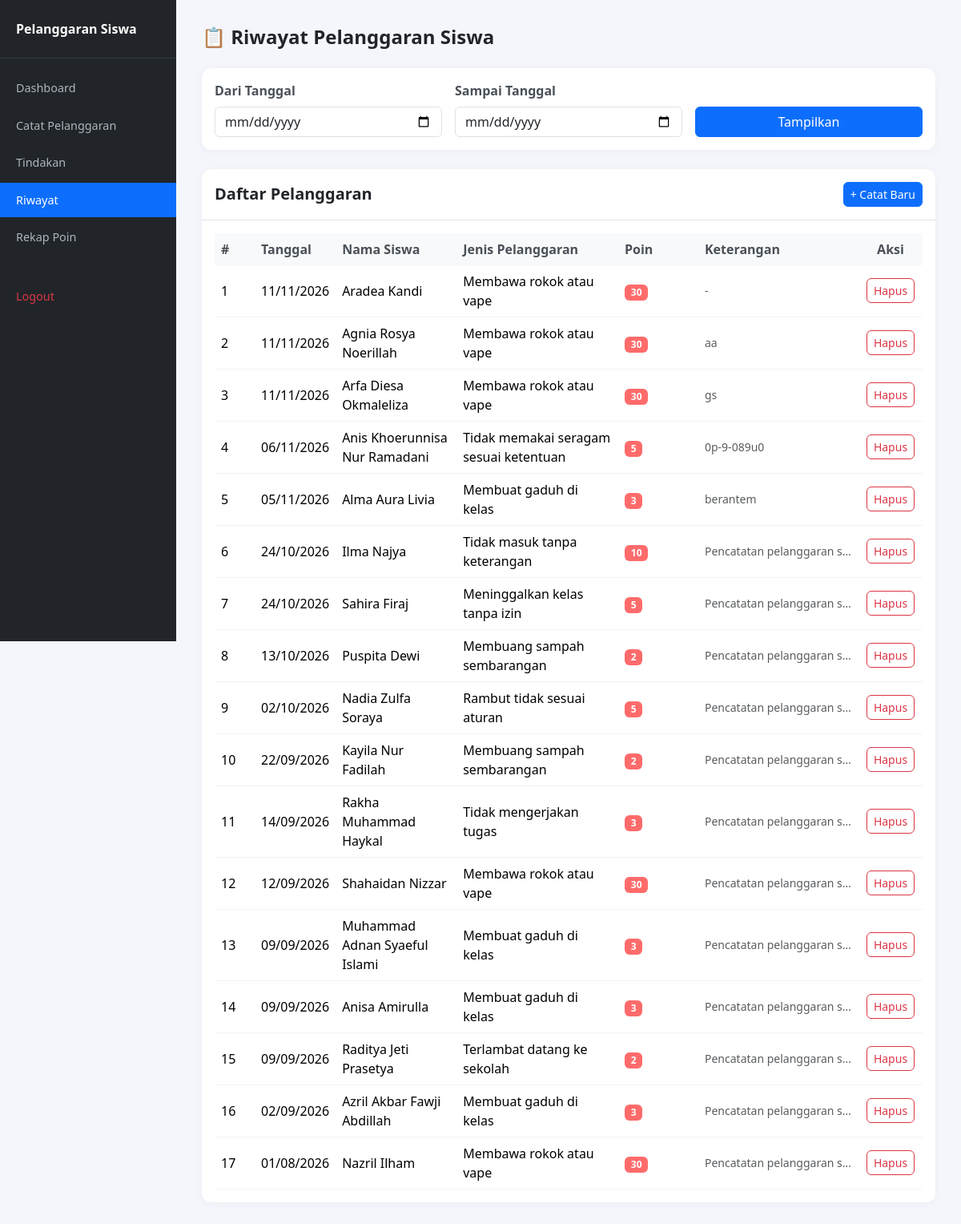
Screenshot of /riwayat.php (signed in) with the database file from the repository.
### tables this page shows
CREATE TABLE `t_pelanggaran_siswa` (
  `id` int(11) NOT NULL,
  `tahun_ajaran_id` int(11) DEFAULT NULL,
  `siswa_id` int(11) DEFAULT NULL,
  `nama_siswa` varchar(150) NOT NULL,
  `kelas_id` int(11) DEFAULT NULL,
  `nama_kelas` varchar(100) NOT NULL,
  `pelanggaran_id` int(11) DEFAULT NULL,
  `nama_pelanggaran` varchar(150) NOT NULL,
  `pelanggaran_kategori_id` int(11) DEFAULT NULL,
  `guru_id` int(11) DEFAULT NULL,
  `nama_guru` varchar(150) NOT NULL,
  `tanggal` date DEFAULT NULL,
  `keterangan` text NOT NULL,
  `poin` int(11) NOT NULL,
  `tindakan` text NOT NULL,
  `status` varchar(30) NOT NULL,
  `created_at` timestamp NOT NULL DEFAULT current_timestamp(),
  `updated_at` timestamp NOT NULL DEFAULT current_timestamp()
);

CREATE TABLE `t_siswa` (
  `id` int(11) NOT NULL,
  `nis` varchar(10) DEFAULT NULL,
  `nisn` varchar(10) NOT NULL,
  `nama` varchar(150) DEFAULT NULL,
  `jenis_kelamin` char(1) NOT NULL,
  `tanggal_lahir` date NOT NULL,
  `alamat` text NOT NULL,
  `status_aktif` tinyint(1) NOT NULL,
  `created_at` timestamp NOT NULL DEFAULT current_timestamp(),
  `updated_at` timestamp NOT NULL DEFAULT current_timestamp()
);

CREATE TABLE `t_pelanggaran` (
  `id` int(11) NOT NULL,
  `pelanggaran_kategori_id` int(11) DEFAULT NULL,
  `kode` varchar(30) DEFAULT NULL,
  `nama` varchar(150) DEFAULT NULL,
  `poin` int(11) NOT NULL,
  `deskripsi` text NOT NULL,
  `status_aktif` tinyint(1) NOT NULL,
  `created_at` timestamp NOT NULL DEFAULT current_timestamp(),
  `updated_at` timestamp NOT NULL DEFAULT current_timestamp()
);

### riwayat.php (the view, shortened to what this page needs)
<?php
include 'config/koneksi.php';
$where = ['1=1'];
$filter = implode(' AND ', $where);
$sql = "SELECT ps.*, s.nama AS nama_siswa, p.nama AS nama_pelanggaran, p.poin
        FROM t_pelanggaran_siswa ps
        LEFT JOIN t_siswa s ON ps.siswa_id = s.id
        LEFT JOIN t_pelanggaran p ON ps.pelanggaran_id = p.id
        WHERE $filter
        ORDER BY ps.tanggal DESC, ps.id DESC";
$riwayat = mysqli_query($koneksi, $sql);
$halaman_aktif = 'riwayat';
?>
<!DOCTYPE html>
<html lang="id">
<head>
    <link href="https://cdn.jsdelivr.net/npm/bootstrap@5.3.8/dist/css/bootstrap.min.css" rel="stylesheet">
</head>
<body>
<div class="app-wrapper">
    <aside class="sidebar">
        <div class="sidebar-header">Pelanggaran Siswa</div>
        <ul class="sidebar-menu">
            <li>
                <a href="dashboard.php" class="<?= ($halaman_aktif === 'dashboard') ? 'aktif' : '' ?>">Dashboard</a>
            </li>
            <li>
                <a href="catat_pelanggaran.php" class="<?= ($halaman_aktif === 'catat') ? 'aktif' : '' ?>">Catat Pelanggaran</a>
            </li>
            <li>
                <a href="tindakan.php" class="<?= ($halaman_aktif === 'tindakan') ? 'aktif' : '' ?>">Tindakan</a>
            </li>
            <li>
                <a href="riwayat.php" class="<?= ($halaman_aktif === 'riwayat') ? 'aktif' : '' ?>">Riwayat</a>
            </li>
            <li>
                <a href="Rekap.php" class="<?= ($halaman_aktif === 'rekap') ? 'aktif' : '' ?>">Rekap Poin</a>
            </li>
            <li>
                <a href="logout.php" class="logout">Logout</a>
            </li>
        </ul>
    </aside>
    <main class="main-content">
        <h4 class="fw-bold mb-4">📋 Riwayat Pelanggaran Siswa</h4>
        <div class="card p-3 mb-4">
            <form method="get" class="row align-items-end g-3">
                <div class="col-md-4">
                    <label class="form-label fw-semibold">Dari Tanggal</label>
                    <input type="date" name="dari" class="form-control" value="<?= htmlspecialchars($_GET['dari'] ?? '') ?>">
                </div>
                <div class="col-md-4">
                    <label class="form-label fw-semibold">Sampai Tanggal</label>
                    <input type="date" name="sampai" class="form-control" value="<?= htmlspecialchars($_GET['sampai'] ?? '') ?>">
                </div>
                <div class="col-md-4">
                    <button type="submit" class="btn btn-primary w-100">Tampilkan</button>
                </div>
            </form>
        </div>
        <div class="table-card">
            <div class="p-3 border-bottom d-flex justify-content-between align-items-center">
                <h5 class="fw-semibold mb-0">Daftar Pelanggaran</h5>
                <a href="catat_pelanggaran.php" class="btn btn-sm btn-primary">+ Catat Baru</a>
            </div>
            <div class="p-3">
                <div class="table-responsive">
                    <table class="table table-hover mb-0">
                        <thead>
                            <tr>
                                <th width="50">#</th>
                                <th>Tanggal</th>
                                <th>Nama Siswa</th>
                                <th>Jenis Pelanggaran</th>
                                <th width="100">Poin</th>
                                <th>Keterangan</th>
                                <th width="80" class="text-center">Aksi</th>
                            </tr>
                        </thead>
                        <tbody>
                            <?php
                            $no = 1;
                            if ($riwayat && mysqli_num_rows($riwayat) > 0):
                                while ($r = mysqli_fetch_assoc($riwayat)):
                            ?>
                            <tr>
                                <td><?= $no++ ?></td>
                                <td><?= !empty($r['tanggal']) ? date('d/m/Y', strtotime($r['tanggal'])) : '-' ?></td>
                                <td class="fw-medium"><?= htmlspecialchars($r['nama_siswa'] ?? '-') ?></td>
                                <td><?= htmlspecialchars($r['nama_pelanggaran'] ?? '-') ?></td>
                                <td><span class="badge badge-poin"><?= $r['poin_dikurangi'] ?? $r['poin'] ?? 0 ?></span></td>
                                <td class="text-muted small text-truncate" style="max-width: 200px;" title="<?= htmlspecialchars($r['keterangan'] ?? '') ?>">
                                    <?= htmlspecialchars($r['keterangan'] ?: '-') ?>
                                </td>
                                <td class="text-center">
                                    <a href="riwayat.php?hapus=<?= $r['id'] ?>" class="btn btn-sm btn-outline-danger" onclick="return confirm('Yakin hapus data ini?')">Hapus</a>
                                </td>
                            </tr>
                            <?php
                                endwhile;
                            endif; ?>
                        </tbody>
                    </table>
                </div>
            </div>
        </div>
    </main>
</div>
</body>
</html>

### riwayat.php (style rules this page uses)
* { margin: 0; padding: 0; box-sizing: border-box; }
body { background: #f4f6fb; font-family: system-ui, -apple-system, "Segoe UI", Roboto, sans-serif; }
.app-wrapper { display: flex; min-height: 100vh; }
.sidebar { width: 220px; background: #212529; color: #fff; padding: 1.5rem 0; position: fixed; height: 100vh; top: 0; left: 0; }
.sidebar-header { font-size: 1rem; font-weight: 600; padding: 0 1.25rem 1.5rem; border-bottom: 1px solid #343a40; margin-bottom: 1rem; }
.sidebar-menu { list-style: none; padding: 0; margin: 0; }
.sidebar-menu li { margin: 0.25rem 0; }
.sidebar-menu a { display: block; padding: 0.65rem 1.25rem; color: #adb5bd; text-decoration: none; font-size: 0.9rem; transition: all 0.2s; }
.sidebar-menu a.aktif { background: #0d6efd; color: #fff; font-weight: 500; }
.sidebar-menu a.logout { color: #dc3545; margin-top: 2rem; }
.main-content { flex: 1; margin-left: 220px; padding: 2rem; }
.card { border-radius: 12px; border: none; box-shadow: 0 2px 12px rgba(0,0,0,0.04); background: #fff; }
.table-card { background: #fff; border-radius: 12px; overflow: hidden; box-shadow: 0 2px 12px rgba(0,0,0,0.04); }
.table th { background: #f8f9fa; border: none; font-weight: 600; white-space: nowrap; color: #495057; }
.table td { border: none; border-bottom: 1px solid #f1f3f5; vertical-align: middle; }
.badge-poin { background: #ff6b6b; color: #fff; }
.form-label { font-weight: 500; color: #495057; }
.btn { border-radius: 6px; }

### rows the page displays
t_pelanggaran_siswa: tanggal "11/11/2026", siswa.nama "Aradea Kandi", pelanggaran.nama "Membawa rokok atau vape", pelanggaran.poin "30", keterangan "-"
t_pelanggaran_siswa: tanggal "11/11/2026", siswa.nama "Agnia Rosya Noerillah", pelanggaran.nama "Membawa rokok atau vape", pelanggaran.poin "30", keterangan "aa"
t_pelanggaran_siswa: tanggal "11/11/2026", siswa.nama "Arfa Diesa Okmaleliza", pelanggaran.nama "Membawa rokok atau vape", pelanggaran.poin "30", keterangan "gs"
t_pelanggaran_siswa: tanggal "06/11/2026", siswa.nama "Anis Khoerunnisa Nur Ramadani", pelanggaran.nama "Tidak memakai seragam sesuai ketentuan", pelanggaran.poin "5", keterangan "0p-9-089u0"
t_pelanggaran_siswa: tanggal "05/11/2026", siswa.nama "Alma Aura Livia", pelanggaran.nama "Membuat gaduh di kelas", pelanggaran.poin "3", keterangan "berantem"
t_pelanggaran_siswa: tanggal "24/10/2026", siswa.nama "Ilma Najya", pelanggaran.nama "Tidak masuk tanpa keterangan", pelanggaran.poin "10", keterangan "Pencatatan pelanggaran s…"
t_pelanggaran_siswa: tanggal "24/10/2026", siswa.nama "Sahira Firaj", pelanggaran.nama "Meninggalkan kelas tanpa izin", pelanggaran.poin "5", keterangan "Pencatatan pelanggaran s…"
t_pelanggaran_siswa: tanggal "13/10/2026", siswa.nama "Puspita Dewi", pelanggaran.nama "Membuang sampah sembarangan", pelanggaran.poin "2", keterangan "Pencatatan pelanggaran s…"
t_pelanggaran_siswa: tanggal "02/10/2026", siswa.nama "Nadia Zulfa Soraya", pelanggaran.nama "Rambut tidak sesuai aturan", pelanggaran.poin "5", keterangan "Pencatatan pelanggaran s…"
t_pelanggaran_siswa: tanggal "22/09/2026", siswa.nama "Kayila Nur Fadilah", pelanggaran.nama "Membuang sampah sembarangan", pelanggaran.poin "2", keterangan "Pencatatan pelanggaran s…"
t_pelanggaran_siswa: tanggal "14/09/2026", siswa.nama "Rakha Muhammad Haykal", pelanggaran.nama "Tidak mengerjakan tugas", pelanggaran.poin "3", keterangan "Pencatatan pelanggaran s…"
t_pelanggaran_siswa: tanggal "12/09/2026", siswa.nama "Shahaidan Nizzar", pelanggaran.nama "Membawa rokok atau vape", pelanggaran.poin "30", keterangan "Pencatatan pelanggaran s…"
t_pelanggaran_siswa: tanggal "09/09/2026", siswa.nama "Muhammad Adnan Syaeful Islami", pelanggaran.nama "Membuat gaduh di kelas", pelanggaran.poin "3", keterangan "Pencatatan pelanggaran s…"
t_pelanggaran_siswa: tanggal "09/09/2026", siswa.nama "Anisa Amirulla", pelanggaran.nama "Membuat gaduh di kelas", pelanggaran.poin "3", keterangan "Pencatatan pelanggaran s…"
t_pelanggaran_siswa: tanggal "09/09/2026", siswa.nama "Raditya Jeti Prasetya", pelanggaran.nama "Terlambat datang ke sekolah", pelanggaran.poin "2", keterangan "Pencatatan pelanggaran s…"
t_pelanggaran_siswa: tanggal "02/09/2026", siswa.nama "Azril Akbar Fawji Abdillah", pelanggaran.nama "Membuat gaduh di kelas", pelanggaran.poin "3", keterangan "Pencatatan pelanggaran s…"
t_pelanggaran_siswa: tanggal "01/08/2026", siswa.nama "Nazril Ilham", pelanggaran.nama "Membawa rokok atau vape", pelanggaran.poin "30", keterangan "Pencatatan pelanggaran s…"
